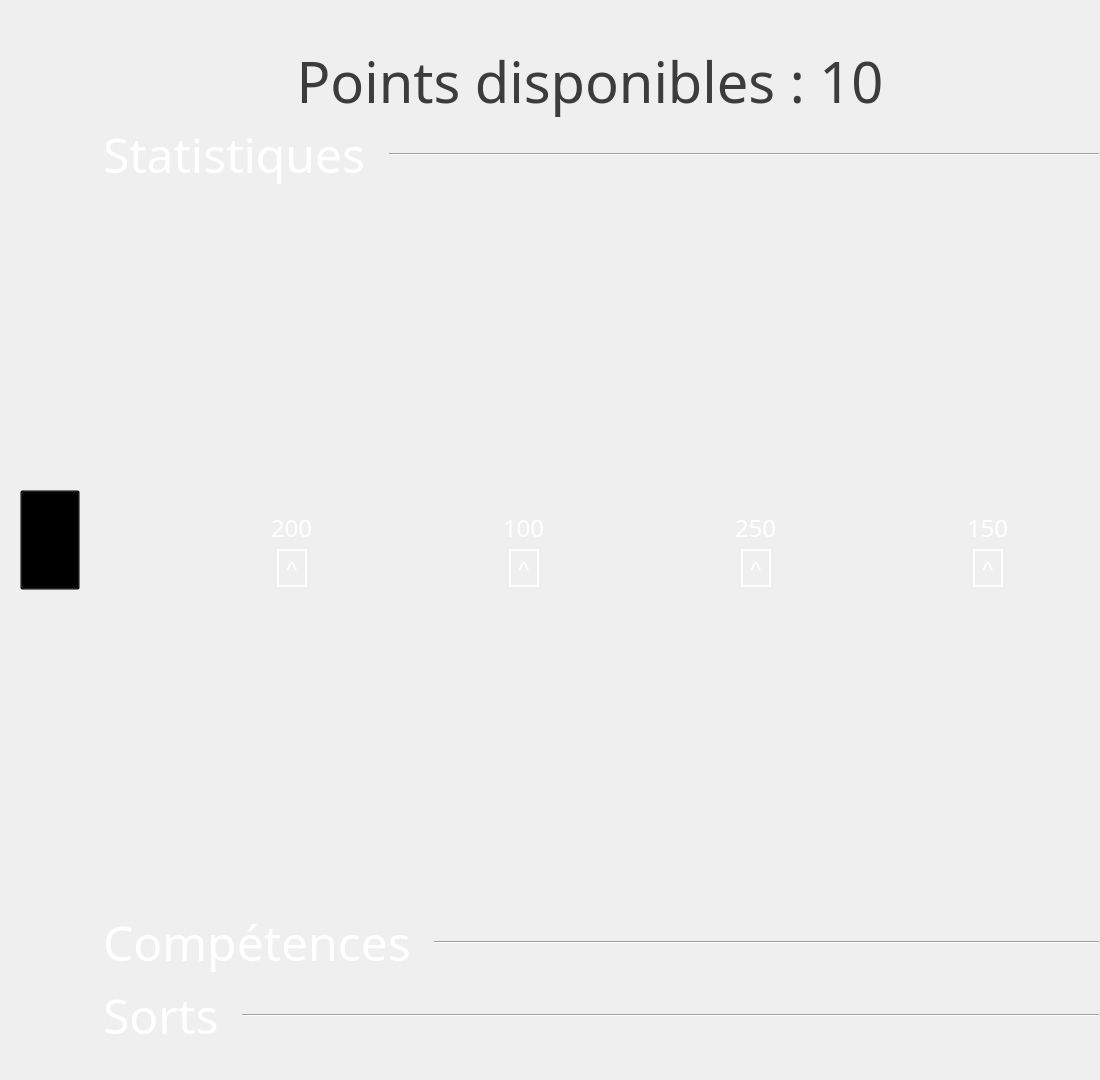
<?xml version="1.0" encoding="UTF-8"?>
<ui version="4.0">
 <class>Win_Skills</class>
 <widget class="QWidget" name="Win_Skills">
  <property name="geometry">
   <rect>
    <x>0</x>
    <y>0</y>
    <width>1100</width>
    <height>1080</height>
   </rect>
  </property>
  <property name="windowTitle">
   <string>Form</string>
  </property>
  <layout class="QHBoxLayout" name="horizontalLayout_3">
   <property name="spacing">
    <number>0</number>
   </property>
   <property name="leftMargin">
    <number>20</number>
   </property>
   <property name="topMargin">
    <number>0</number>
   </property>
   <property name="rightMargin">
    <number>0</number>
   </property>
   <property name="bottomMargin">
    <number>0</number>
   </property>
   <item>
    <widget class="QPushButton" name="buttonExit">
     <property name="sizePolicy">
      <sizepolicy hsizetype="Fixed" vsizetype="Fixed">
       <horstretch>0</horstretch>
       <verstretch>0</verstretch>
      </sizepolicy>
     </property>
     <property name="minimumSize">
      <size>
       <width>60</width>
       <height>100</height>
      </size>
     </property>
     <property name="maximumSize">
      <size>
       <width>60</width>
       <height>100</height>
      </size>
     </property>
     <property name="styleSheet">
      <string notr="true">QPushButton{
/*
	background-color:#ECECEC;
	border-radius:30px;
	border-image:url(:/icons/button/arrow_right.png);
*/
	background-color:rgba(0,0,0,0);
}</string>
     </property>
     <property name="text">
      <string/>
     </property>
    </widget>
   </item>
   <item>
    <layout class="QVBoxLayout" name="verticalLayout" stretch="1,8">
     <property name="spacing">
      <number>0</number>
     </property>
     <item>
      <layout class="QHBoxLayout" name="horizontalLayout">
       <property name="spacing">
        <number>0</number>
       </property>
       <property name="leftMargin">
        <number>0</number>
       </property>
       <property name="topMargin">
        <number>40</number>
       </property>
       <property name="rightMargin">
        <number>0</number>
       </property>
       <property name="bottomMargin">
        <number>0</number>
       </property>
       <item alignment="Qt::AlignBottom">
        <widget class="QLabel" name="skillPoints">
         <property name="sizePolicy">
          <sizepolicy hsizetype="Minimum" vsizetype="Maximum">
           <horstretch>0</horstretch>
           <verstretch>0</verstretch>
          </sizepolicy>
         </property>
         <property name="font">
          <font>
           <family>Papyrus</family>
           <pointsize>42</pointsize>
          </font>
         </property>
         <property name="styleSheet">
          <string notr="true">QLabel{
	color:#3c3c3c;
	padding-left:20px;
	padding-right:20px;
}</string>
         </property>
         <property name="text">
          <string>Points disponibles : 10</string>
         </property>
         <property name="alignment">
          <set>Qt::AlignCenter</set>
         </property>
         <property name="margin">
          <number>0</number>
         </property>
        </widget>
       </item>
      </layout>
     </item>
     <item>
      <widget class="QScrollArea" name="scrollArea">
       <property name="styleSheet">
        <string notr="true">QScrollArea{
	background-color:#00FFFFFF;
}</string>
       </property>
       <property name="verticalScrollBarPolicy">
        <enum>Qt::ScrollBarAlwaysOff</enum>
       </property>
       <property name="horizontalScrollBarPolicy">
        <enum>Qt::ScrollBarAlwaysOff</enum>
       </property>
       <property name="widgetResizable">
        <bool>true</bool>
       </property>
       <widget class="QWidget" name="scrollAreaWidgetContents">
        <property name="geometry">
         <rect>
          <x>0</x>
          <y>0</y>
          <width>1016</width>
          <height>924</height>
         </rect>
        </property>
        <layout class="QGridLayout" name="gridLayout_2">
         <property name="leftMargin">
          <number>0</number>
         </property>
         <property name="topMargin">
          <number>0</number>
         </property>
         <property name="rightMargin">
          <number>0</number>
         </property>
         <property name="bottomMargin">
          <number>30</number>
         </property>
         <item row="2" column="0">
          <layout class="QHBoxLayout" name="horizontalLayout_2">
           <property name="spacing">
            <number>0</number>
           </property>
           <property name="topMargin">
            <number>0</number>
           </property>
           <property name="bottomMargin">
            <number>0</number>
           </property>
           <item>
            <spacer name="horizontalSpacer_2">
             <property name="orientation">
              <enum>Qt::Horizontal</enum>
             </property>
             <property name="sizeHint" stdset="0">
              <size>
               <width>40</width>
               <height>20</height>
              </size>
             </property>
            </spacer>
           </item>
           <item>
            <widget class="QLabel" name="logoLife">
             <property name="minimumSize">
              <size>
               <width>100</width>
               <height>100</height>
              </size>
             </property>
             <property name="maximumSize">
              <size>
               <width>100</width>
               <height>100</height>
              </size>
             </property>
             <property name="styleSheet">
              <string notr="true">QLabel{
	border-image:url(:/icons/lifeStat.png);
}</string>
             </property>
             <property name="text">
              <string/>
             </property>
            </widget>
           </item>
           <item>
            <layout class="QVBoxLayout" name="verticalLayout_2">
             <property name="spacing">
              <number>2</number>
             </property>
             <property name="rightMargin">
              <number>0</number>
             </property>
             <item>
              <spacer name="verticalSpacer_2">
               <property name="orientation">
                <enum>Qt::Vertical</enum>
               </property>
               <property name="sizeHint" stdset="0">
                <size>
                 <width>20</width>
                 <height>40</height>
                </size>
               </property>
              </spacer>
             </item>
             <item>
              <widget class="QLabel" name="statLife">
               <property name="sizePolicy">
                <sizepolicy hsizetype="Maximum" vsizetype="Maximum">
                 <horstretch>0</horstretch>
                 <verstretch>0</verstretch>
                </sizepolicy>
               </property>
               <property name="font">
                <font>
                 <family>MV Boli</family>
                 <pointsize>18</pointsize>
                </font>
               </property>
               <property name="styleSheet">
                <string notr="true">QLabel{
	color:#FFFFFF;
}</string>
               </property>
               <property name="text">
                <string>200</string>
               </property>
              </widget>
             </item>
             <item alignment="Qt::AlignHCenter">
              <widget class="QPushButton" name="buttonUpLife">
               <property name="sizePolicy">
                <sizepolicy hsizetype="Maximum" vsizetype="Maximum">
                 <horstretch>0</horstretch>
                 <verstretch>0</verstretch>
                </sizepolicy>
               </property>
               <property name="minimumSize">
                <size>
                 <width>30</width>
                 <height>40</height>
                </size>
               </property>
               <property name="maximumSize">
                <size>
                 <width>30</width>
                 <height>40</height>
                </size>
               </property>
               <property name="font">
                <font>
                 <pointsize>14</pointsize>
                 <weight>75</weight>
                 <bold>true</bold>
                </font>
               </property>
               <property name="styleSheet">
                <string notr="true">QPushButton{
	Background-color:#00FFFFFF;
	border:2px solid #FFFFFF;
	color:#FFFFFF;
	margin-top:2px;
	margin-bottom:0px;
}
QPushButton::pressed{
	margin-bottom:2px;
	margin-top:0px;	
}
QPushButton:disabled{
	border:2px solid #3c3c3c;
	color:#3c3c3c;
}</string>
               </property>
               <property name="text">
                <string>^</string>
               </property>
              </widget>
             </item>
             <item>
              <spacer name="verticalSpacer">
               <property name="orientation">
                <enum>Qt::Vertical</enum>
               </property>
               <property name="sizeHint" stdset="0">
                <size>
                 <width>20</width>
                 <height>40</height>
                </size>
               </property>
              </spacer>
             </item>
            </layout>
           </item>
           <item>
            <spacer name="horizontalSpacer_3">
             <property name="orientation">
              <enum>Qt::Horizontal</enum>
             </property>
             <property name="sizeHint" stdset="0">
              <size>
               <width>40</width>
               <height>20</height>
              </size>
             </property>
            </spacer>
           </item>
           <item>
            <widget class="QLabel" name="logoMana">
             <property name="minimumSize">
              <size>
               <width>100</width>
               <height>100</height>
              </size>
             </property>
             <property name="maximumSize">
              <size>
               <width>100</width>
               <height>100</height>
              </size>
             </property>
             <property name="styleSheet">
              <string notr="true">QLabel{
	border-image:url(:/icons/manaStat.png);
}</string>
             </property>
             <property name="text">
              <string/>
             </property>
            </widget>
           </item>
           <item>
            <layout class="QVBoxLayout" name="verticalLayout_3">
             <property name="spacing">
              <number>2</number>
             </property>
             <property name="rightMargin">
              <number>0</number>
             </property>
             <item>
              <spacer name="verticalSpacer_3">
               <property name="orientation">
                <enum>Qt::Vertical</enum>
               </property>
               <property name="sizeHint" stdset="0">
                <size>
                 <width>20</width>
                 <height>40</height>
                </size>
               </property>
              </spacer>
             </item>
             <item>
              <widget class="QLabel" name="statMana">
               <property name="sizePolicy">
                <sizepolicy hsizetype="Maximum" vsizetype="Maximum">
                 <horstretch>0</horstretch>
                 <verstretch>0</verstretch>
                </sizepolicy>
               </property>
               <property name="font">
                <font>
                 <family>MV Boli</family>
                 <pointsize>18</pointsize>
                </font>
               </property>
               <property name="styleSheet">
                <string notr="true">QLabel{
	color:#FFFFFF;
}</string>
               </property>
               <property name="text">
                <string>100</string>
               </property>
              </widget>
             </item>
             <item alignment="Qt::AlignHCenter">
              <widget class="QPushButton" name="buttonUpMana">
               <property name="sizePolicy">
                <sizepolicy hsizetype="Minimum" vsizetype="Fixed">
                 <horstretch>0</horstretch>
                 <verstretch>0</verstretch>
                </sizepolicy>
               </property>
               <property name="minimumSize">
                <size>
                 <width>30</width>
                 <height>40</height>
                </size>
               </property>
               <property name="maximumSize">
                <size>
                 <width>30</width>
                 <height>40</height>
                </size>
               </property>
               <property name="font">
                <font>
                 <pointsize>14</pointsize>
                 <weight>75</weight>
                 <bold>true</bold>
                </font>
               </property>
               <property name="styleSheet">
                <string notr="true">QPushButton{
	Background-color:#00FFFFFF;
	border:2px solid #FFFFFF;
	color:#FFFFFF;
	margin-top:2px;
	margin-bottom:0px;
}
QPushButton::pressed{
	margin-bottom:2px;
	margin-top:0px;	
}
QPushButton:disabled{
	border:2px solid #3c3c3c;
	color:#3c3c3c;
}</string>
               </property>
               <property name="text">
                <string>^</string>
               </property>
              </widget>
             </item>
             <item>
              <spacer name="verticalSpacer_4">
               <property name="orientation">
                <enum>Qt::Vertical</enum>
               </property>
               <property name="sizeHint" stdset="0">
                <size>
                 <width>20</width>
                 <height>40</height>
                </size>
               </property>
              </spacer>
             </item>
            </layout>
           </item>
           <item>
            <spacer name="horizontalSpacer_4">
             <property name="orientation">
              <enum>Qt::Horizontal</enum>
             </property>
             <property name="sizeHint" stdset="0">
              <size>
               <width>40</width>
               <height>20</height>
              </size>
             </property>
            </spacer>
           </item>
           <item>
            <widget class="QLabel" name="logoStamina">
             <property name="minimumSize">
              <size>
               <width>100</width>
               <height>100</height>
              </size>
             </property>
             <property name="maximumSize">
              <size>
               <width>100</width>
               <height>100</height>
              </size>
             </property>
             <property name="styleSheet">
              <string notr="true">QLabel{
	border-image:url(:/icons/staminaStat.png);
}</string>
             </property>
             <property name="text">
              <string/>
             </property>
            </widget>
           </item>
           <item>
            <layout class="QVBoxLayout" name="verticalLayout_5">
             <property name="spacing">
              <number>2</number>
             </property>
             <property name="rightMargin">
              <number>0</number>
             </property>
             <item>
              <spacer name="verticalSpacer_5">
               <property name="orientation">
                <enum>Qt::Vertical</enum>
               </property>
               <property name="sizeHint" stdset="0">
                <size>
                 <width>20</width>
                 <height>40</height>
                </size>
               </property>
              </spacer>
             </item>
             <item>
              <widget class="QLabel" name="statStamina">
               <property name="sizePolicy">
                <sizepolicy hsizetype="Maximum" vsizetype="Maximum">
                 <horstretch>0</horstretch>
                 <verstretch>0</verstretch>
                </sizepolicy>
               </property>
               <property name="font">
                <font>
                 <family>MV Boli</family>
                 <pointsize>18</pointsize>
                </font>
               </property>
               <property name="styleSheet">
                <string notr="true">QLabel{
	color:#FFFFFF;
}</string>
               </property>
               <property name="text">
                <string>250</string>
               </property>
              </widget>
             </item>
             <item alignment="Qt::AlignHCenter">
              <widget class="QPushButton" name="buttonUpStamina">
               <property name="sizePolicy">
                <sizepolicy hsizetype="Maximum" vsizetype="Maximum">
                 <horstretch>0</horstretch>
                 <verstretch>0</verstretch>
                </sizepolicy>
               </property>
               <property name="minimumSize">
                <size>
                 <width>30</width>
                 <height>40</height>
                </size>
               </property>
               <property name="maximumSize">
                <size>
                 <width>30</width>
                 <height>40</height>
                </size>
               </property>
               <property name="font">
                <font>
                 <pointsize>14</pointsize>
                 <weight>75</weight>
                 <bold>true</bold>
                </font>
               </property>
               <property name="styleSheet">
                <string notr="true">QPushButton{
	Background-color:#00FFFFFF;
	border:2px solid #FFFFFF;
	color:#FFFFFF;
	margin-top:2px;
	margin-bottom:0px;
}
QPushButton::pressed{
	margin-bottom:2px;
	margin-top:0px;	
}
QPushButton:disabled{
	border:2px solid #3c3c3c;
	color:#3c3c3c;
}</string>
               </property>
               <property name="text">
                <string>^</string>
               </property>
              </widget>
             </item>
             <item>
              <spacer name="verticalSpacer_6">
               <property name="orientation">
                <enum>Qt::Vertical</enum>
               </property>
               <property name="sizeHint" stdset="0">
                <size>
                 <width>20</width>
                 <height>40</height>
                </size>
               </property>
              </spacer>
             </item>
            </layout>
           </item>
           <item>
            <spacer name="horizontalSpacer_5">
             <property name="orientation">
              <enum>Qt::Horizontal</enum>
             </property>
             <property name="sizeHint" stdset="0">
              <size>
               <width>40</width>
               <height>20</height>
              </size>
             </property>
            </spacer>
           </item>
           <item>
            <widget class="QLabel" name="logoStrength">
             <property name="minimumSize">
              <size>
               <width>100</width>
               <height>100</height>
              </size>
             </property>
             <property name="maximumSize">
              <size>
               <width>100</width>
               <height>100</height>
              </size>
             </property>
             <property name="styleSheet">
              <string notr="true">QLabel{
	border-image:url(:/images/bag.png);
}</string>
             </property>
             <property name="text">
              <string/>
             </property>
            </widget>
           </item>
           <item>
            <layout class="QVBoxLayout" name="verticalLayout_6">
             <property name="spacing">
              <number>2</number>
             </property>
             <property name="rightMargin">
              <number>0</number>
             </property>
             <item>
              <spacer name="verticalSpacer_7">
               <property name="orientation">
                <enum>Qt::Vertical</enum>
               </property>
               <property name="sizeHint" stdset="0">
                <size>
                 <width>20</width>
                 <height>40</height>
                </size>
               </property>
              </spacer>
             </item>
             <item>
              <widget class="QLabel" name="statStrength">
               <property name="sizePolicy">
                <sizepolicy hsizetype="Maximum" vsizetype="Maximum">
                 <horstretch>0</horstretch>
                 <verstretch>0</verstretch>
                </sizepolicy>
               </property>
               <property name="font">
                <font>
                 <family>MV Boli</family>
                 <pointsize>18</pointsize>
                </font>
               </property>
               <property name="styleSheet">
                <string notr="true">QLabel{
	color:#FFFFFF;
}</string>
               </property>
               <property name="text">
                <string>150</string>
               </property>
              </widget>
             </item>
             <item alignment="Qt::AlignHCenter">
              <widget class="QPushButton" name="buttonUpStrength">
               <property name="sizePolicy">
                <sizepolicy hsizetype="Maximum" vsizetype="Maximum">
                 <horstretch>0</horstretch>
                 <verstretch>0</verstretch>
                </sizepolicy>
               </property>
               <property name="minimumSize">
                <size>
                 <width>30</width>
                 <height>40</height>
                </size>
               </property>
               <property name="maximumSize">
                <size>
                 <width>30</width>
                 <height>40</height>
                </size>
               </property>
               <property name="font">
                <font>
                 <pointsize>14</pointsize>
                 <weight>75</weight>
                 <bold>true</bold>
                </font>
               </property>
               <property name="styleSheet">
                <string notr="true">QPushButton{
	Background-color:#00FFFFFF;
	border:2px solid #FFFFFF;
	color:#FFFFFF;
	margin-top:2px;
	margin-bottom:0px;
}
QPushButton::pressed{
	margin-bottom:2px;
	margin-top:0px;	
}
QPushButton:disabled{
	border:2px solid #3c3c3c;
	color:#3c3c3c;
}</string>
               </property>
               <property name="text">
                <string>^</string>
               </property>
              </widget>
             </item>
             <item>
              <spacer name="verticalSpacer_8">
               <property name="orientation">
                <enum>Qt::Vertical</enum>
               </property>
               <property name="sizeHint" stdset="0">
                <size>
                 <width>20</width>
                 <height>40</height>
                </size>
               </property>
              </spacer>
             </item>
            </layout>
           </item>
           <item>
            <spacer name="horizontalSpacer_6">
             <property name="orientation">
              <enum>Qt::Horizontal</enum>
             </property>
             <property name="sizeHint" stdset="0">
              <size>
               <width>40</width>
               <height>20</height>
              </size>
             </property>
            </spacer>
           </item>
          </layout>
         </item>
         <item row="8" column="0">
          <layout class="QGridLayout" name="gridSpells">
           <property name="spacing">
            <number>5</number>
           </property>
          </layout>
         </item>
         <item row="1" column="0">
          <layout class="QHBoxLayout" name="horizontalLayout_4">
           <property name="spacing">
            <number>10</number>
           </property>
           <property name="topMargin">
            <number>0</number>
           </property>
           <item>
            <widget class="QLabel" name="label_3">
             <property name="sizePolicy">
              <sizepolicy hsizetype="Maximum" vsizetype="Preferred">
               <horstretch>0</horstretch>
               <verstretch>0</verstretch>
              </sizepolicy>
             </property>
             <property name="font">
              <font>
               <family>Papyrus</family>
               <pointsize>36</pointsize>
              </font>
             </property>
             <property name="styleSheet">
              <string notr="true">QLabel{
	color:#FFFFFF;
	padding-left:10px;
}</string>
             </property>
             <property name="text">
              <string>Statistiques</string>
             </property>
             <property name="margin">
              <number>40</number>
             </property>
            </widget>
           </item>
           <item>
            <widget class="Line" name="line">
             <property name="sizePolicy">
              <sizepolicy hsizetype="Minimum" vsizetype="Minimum">
               <horstretch>0</horstretch>
               <verstretch>0</verstretch>
              </sizepolicy>
             </property>
             <property name="orientation">
              <enum>Qt::Horizontal</enum>
             </property>
            </widget>
           </item>
          </layout>
         </item>
         <item row="5" column="0">
          <layout class="QGridLayout" name="gridSkills">
           <property name="spacing">
            <number>5</number>
           </property>
          </layout>
         </item>
         <item row="4" column="0">
          <layout class="QHBoxLayout" name="horizontalLayout_5">
           <property name="spacing">
            <number>10</number>
           </property>
           <property name="topMargin">
            <number>0</number>
           </property>
           <item>
            <widget class="QLabel" name="label_2">
             <property name="sizePolicy">
              <sizepolicy hsizetype="Maximum" vsizetype="Maximum">
               <horstretch>0</horstretch>
               <verstretch>0</verstretch>
              </sizepolicy>
             </property>
             <property name="font">
              <font>
               <family>Papyrus</family>
               <pointsize>36</pointsize>
              </font>
             </property>
             <property name="styleSheet">
              <string notr="true">QLabel{
	color:#FFFFFF;
	padding-left:10px;
}</string>
             </property>
             <property name="text">
              <string>Compétences</string>
             </property>
             <property name="margin">
              <number>40</number>
             </property>
            </widget>
           </item>
           <item>
            <widget class="Line" name="line_2">
             <property name="sizePolicy">
              <sizepolicy hsizetype="Minimum" vsizetype="Minimum">
               <horstretch>0</horstretch>
               <verstretch>0</verstretch>
              </sizepolicy>
             </property>
             <property name="orientation">
              <enum>Qt::Horizontal</enum>
             </property>
            </widget>
           </item>
          </layout>
         </item>
         <item row="7" column="0">
          <layout class="QHBoxLayout" name="horizontalLayout_6">
           <property name="spacing">
            <number>10</number>
           </property>
           <property name="topMargin">
            <number>0</number>
           </property>
           <item>
            <widget class="QLabel" name="label">
             <property name="sizePolicy">
              <sizepolicy hsizetype="Maximum" vsizetype="Maximum">
               <horstretch>0</horstretch>
               <verstretch>0</verstretch>
              </sizepolicy>
             </property>
             <property name="font">
              <font>
               <family>Papyrus</family>
               <pointsize>36</pointsize>
              </font>
             </property>
             <property name="styleSheet">
              <string notr="true">QLabel{
	color:#FFFFFF;
	padding-left:10px;
}</string>
             </property>
             <property name="text">
              <string>Sorts</string>
             </property>
             <property name="margin">
              <number>40</number>
             </property>
            </widget>
           </item>
           <item>
            <widget class="Line" name="line_3">
             <property name="sizePolicy">
              <sizepolicy hsizetype="Minimum" vsizetype="Minimum">
               <horstretch>0</horstretch>
               <verstretch>0</verstretch>
              </sizepolicy>
             </property>
             <property name="orientation">
              <enum>Qt::Horizontal</enum>
             </property>
            </widget>
           </item>
          </layout>
         </item>
        </layout>
       </widget>
      </widget>
     </item>
    </layout>
   </item>
  </layout>
 </widget>
 <resources/>
 <connections/>
</ui>
